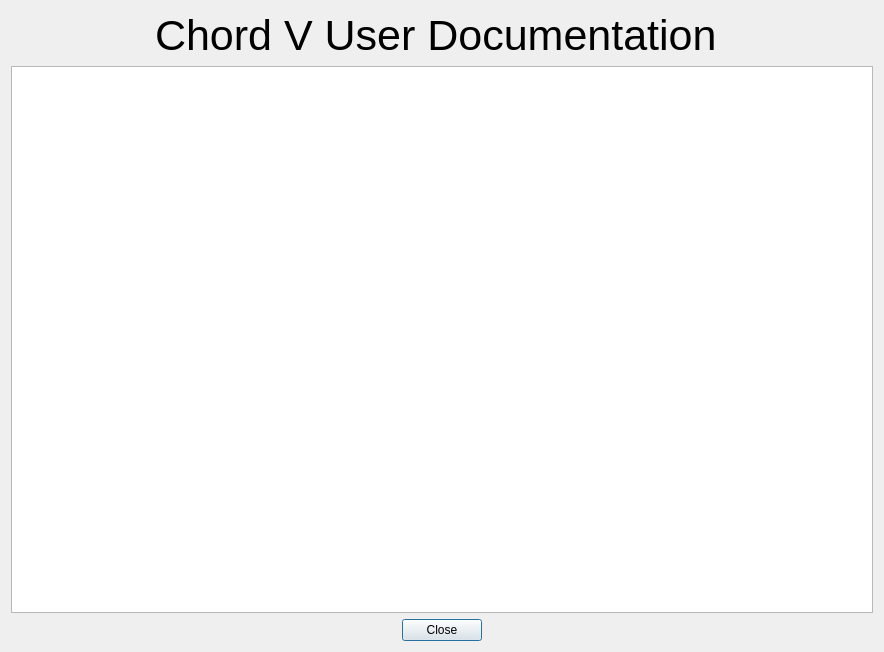
<?xml version="1.0" encoding="UTF-8"?>
<ui version="4.0">
 <class>DialogDocumentation</class>
 <widget class="QDialog" name="DialogDocumentation">
  <property name="geometry">
   <rect>
    <x>0</x>
    <y>0</y>
    <width>884</width>
    <height>652</height>
   </rect>
  </property>
  <property name="windowTitle">
   <string>Dialog</string>
  </property>
  <layout class="QVBoxLayout" name="verticalLayout_2">
   <item>
    <layout class="QVBoxLayout" name="verticalLayout">
     <item>
      <layout class="QHBoxLayout" name="horizontalLayout_2">
       <item>
        <spacer name="horizontalSpacer_3">
         <property name="orientation">
          <enum>Qt::Horizontal</enum>
         </property>
         <property name="sizeHint" stdset="0">
          <size>
           <width>40</width>
           <height>20</height>
          </size>
         </property>
        </spacer>
       </item>
       <item>
        <widget class="QLabel" name="labelTitle">
         <property name="maximumSize">
          <size>
           <width>16777215</width>
           <height>50</height>
          </size>
         </property>
         <property name="font">
          <font>
           <pointsize>32</pointsize>
          </font>
         </property>
         <property name="text">
          <string>Chord V User Documentation </string>
         </property>
        </widget>
       </item>
       <item>
        <spacer name="horizontalSpacer_4">
         <property name="orientation">
          <enum>Qt::Horizontal</enum>
         </property>
         <property name="sizeHint" stdset="0">
          <size>
           <width>40</width>
           <height>20</height>
          </size>
         </property>
        </spacer>
       </item>
      </layout>
     </item>
     <item>
      <widget class="QTextBrowser" name="textBrowser"/>
     </item>
     <item>
      <layout class="QHBoxLayout" name="horizontalLayout">
       <item>
        <spacer name="horizontalSpacer">
         <property name="orientation">
          <enum>Qt::Horizontal</enum>
         </property>
         <property name="sizeHint" stdset="0">
          <size>
           <width>40</width>
           <height>20</height>
          </size>
         </property>
        </spacer>
       </item>
       <item>
        <widget class="QPushButton" name="pushButtonClose">
         <property name="text">
          <string>Close</string>
         </property>
        </widget>
       </item>
       <item>
        <spacer name="horizontalSpacer_2">
         <property name="orientation">
          <enum>Qt::Horizontal</enum>
         </property>
         <property name="sizeHint" stdset="0">
          <size>
           <width>40</width>
           <height>20</height>
          </size>
         </property>
        </spacer>
       </item>
      </layout>
     </item>
    </layout>
   </item>
  </layout>
 </widget>
 <resources/>
 <connections/>
</ui>
